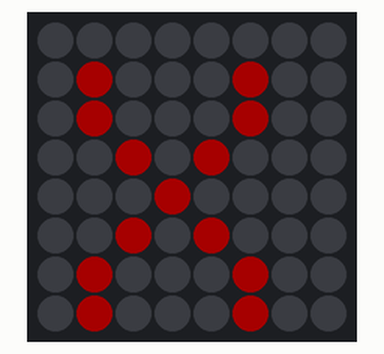
This sketch was run on a simulated Arduino Mega 2560, built with avr-gcc and run on an emulated ATmega2560. Parts: 8×8 RGB LED matrix (first LED top left, wired row by row). Dim RGB values are drawn brighter than linear.

Above: at 0.1 s.

The sketch:

NeoPixel_and_music.ino
```cpp
//Libraries
#include <Adafruit_GFX.h>
#include <Adafruit_NeoMatrix.h>
#include <Adafruit_NeoPixel.h>
#ifndef PSTR
 #define PSTR // Make Arduino Due happy
#endif

#define PIN 31

// Color definitions
#define BLACK    0x0000
#define BLUE     0x001F
#define RED      0xF800
#define GREEN    0x07E0
#define CYAN     0x07FF
#define MAGENTA  0xF81F
#define YELLOW   0xFFE0
#define WHITE    0xFFFF

//Matrix Declaration
Adafruit_NeoMatrix matrix = Adafruit_NeoMatrix(8, 8, PIN,
  NEO_MATRIX_TOP     + NEO_MATRIX_RIGHT +
  NEO_MATRIX_COLUMNS + NEO_MATRIX_PROGRESSIVE,
  NEO_GRB            + NEO_KHZ800);

const uint16_t colors[] = {
  matrix.Color(255, 0, 0), matrix.Color(0, 255, 0), matrix.Color(0, 0, 255) };

void setup() {
  matrix.begin();
  matrix.setTextWrap(false);
  matrix.setBrightness(40);
  matrix.setTextColor(colors[0]);
}

int x    = matrix.width();
int pass = 0;

void loop() {
  matrix.fillScreen(0);
  matrix.setCursor(x, 0);
  dr_letter();
  //matrix.print(F("HOLA"));
  //if(--x < -36) {
  //  x = matrix.width();
  //  if(++pass >= 3) pass = 0;
  //  matrix.setTextColor(colors[pass]);
  //}
  matrix.show();
  delay(100);
}

void dr_smile(){
  matrix.fillCircle(4, 4, 3, YELLOW);
  matrix.drawPixel(2, 1,YELLOW);
  matrix.drawPixel(1, 2,YELLOW);
  matrix.drawPixel(3, 2, WHITE);
  matrix.drawPixel(5, 2, WHITE);
  matrix.drawPixel(2, 4, WHITE);
  matrix.drawPixel(6, 4, WHITE);
  matrix.drawLine(3, 5, 5, 5, WHITE);
}


void dr_triangle(){
  matrix.fillTriangle(0, 0, 4, 7, 7, 3, BLUE);
}

void dr_letter(){
  matrix.drawChar(1, 1, 'X', RED, BLACK, 1);
}
```
